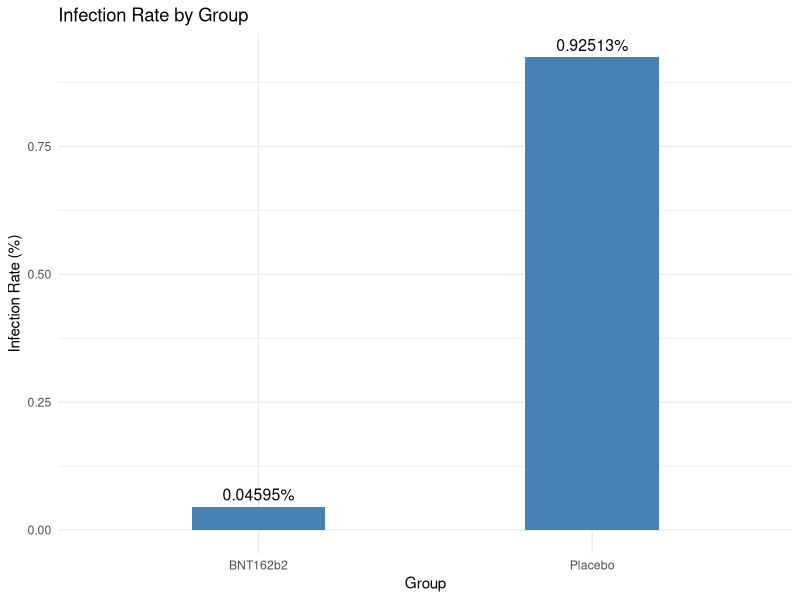
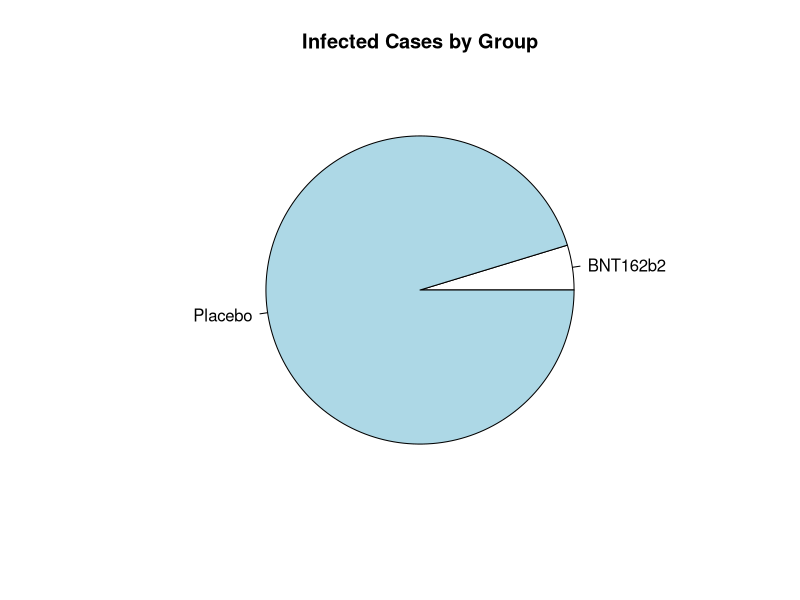

Source code (R) for these figures, in order:
## ---- chunk 1
library(knitr)
library(ggplot2)
## ---- chunk 2
df <- data.frame(
  Group= c("BNT162b2", "Placebo", "Total"),
  Infected= c(8, 162, 170),
  Uninfected=c(17403,17349,34752),
  Sample_size= c(17411, 17511, 34922)
)
kable(df, caption = "Vaccine Efficacy in Trails ")
## ---- chunk 3
df$InfectionRate <- 100 * df$Infected / df$Sample_size
df
df_no_total <- subset(df, Group != "Total")
ggplot(df_no_total, aes(x = Group, y = InfectionRate)) +
  geom_bar(stat = "identity", fill = "steelblue", width = 0.4) +
  geom_text(aes(label = paste0(round(InfectionRate, 5), "%")), 
            vjust = -0.5, 
            size = 4) +
  labs(
    title = "Infection Rate by Group",
    x = "Group",
    y = "Infection Rate (%)"
  ) +
  theme_minimal()
## ---- chunk 4
groups <- c("BNT162b2", "Placebo")
infected <- c(8, 162)
pie(
  x = infected,
  labels = groups,
  main = "Infected Cases by Group"
)
## ---- chunk 5
pi_b_hat <- 8 / 17411
pi_p_hat <- 162 / 17511
## ---- chunk 6
psi <- (pi_p_hat - pi_b_hat) / pi_p_hat
psi
